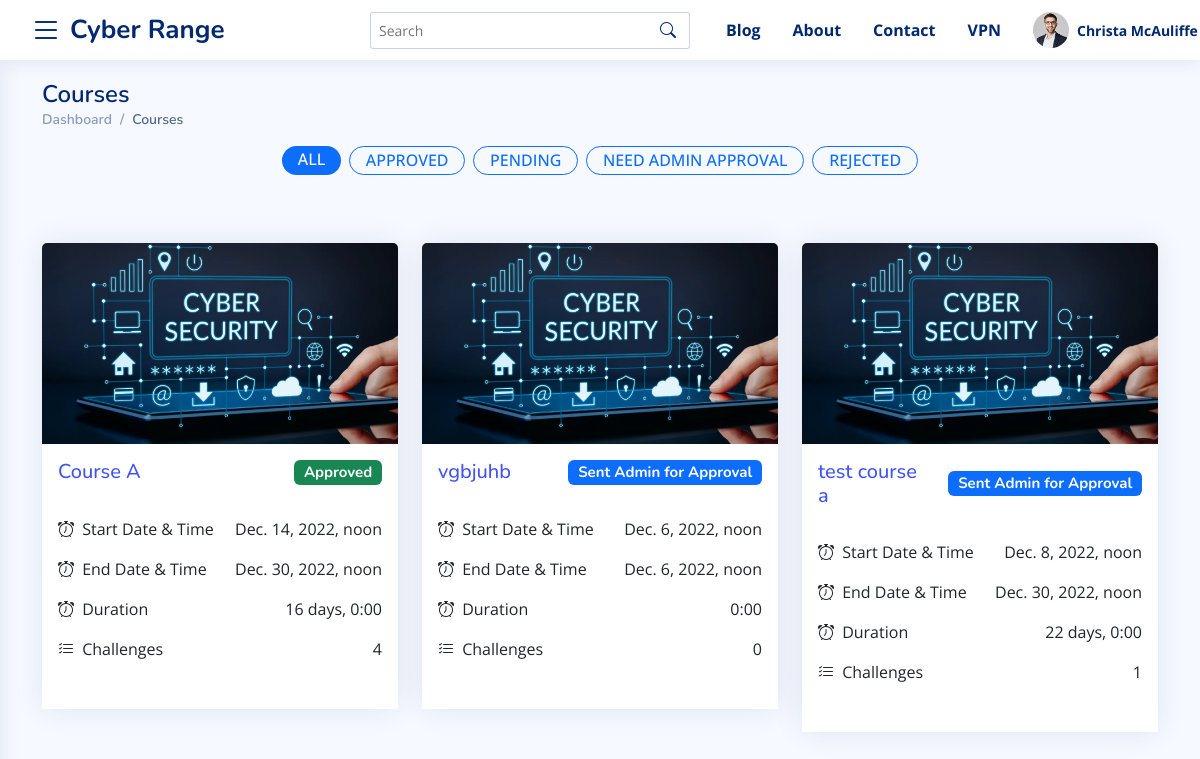
The page /instructor/courses (signed in) on the database as committed earlier.
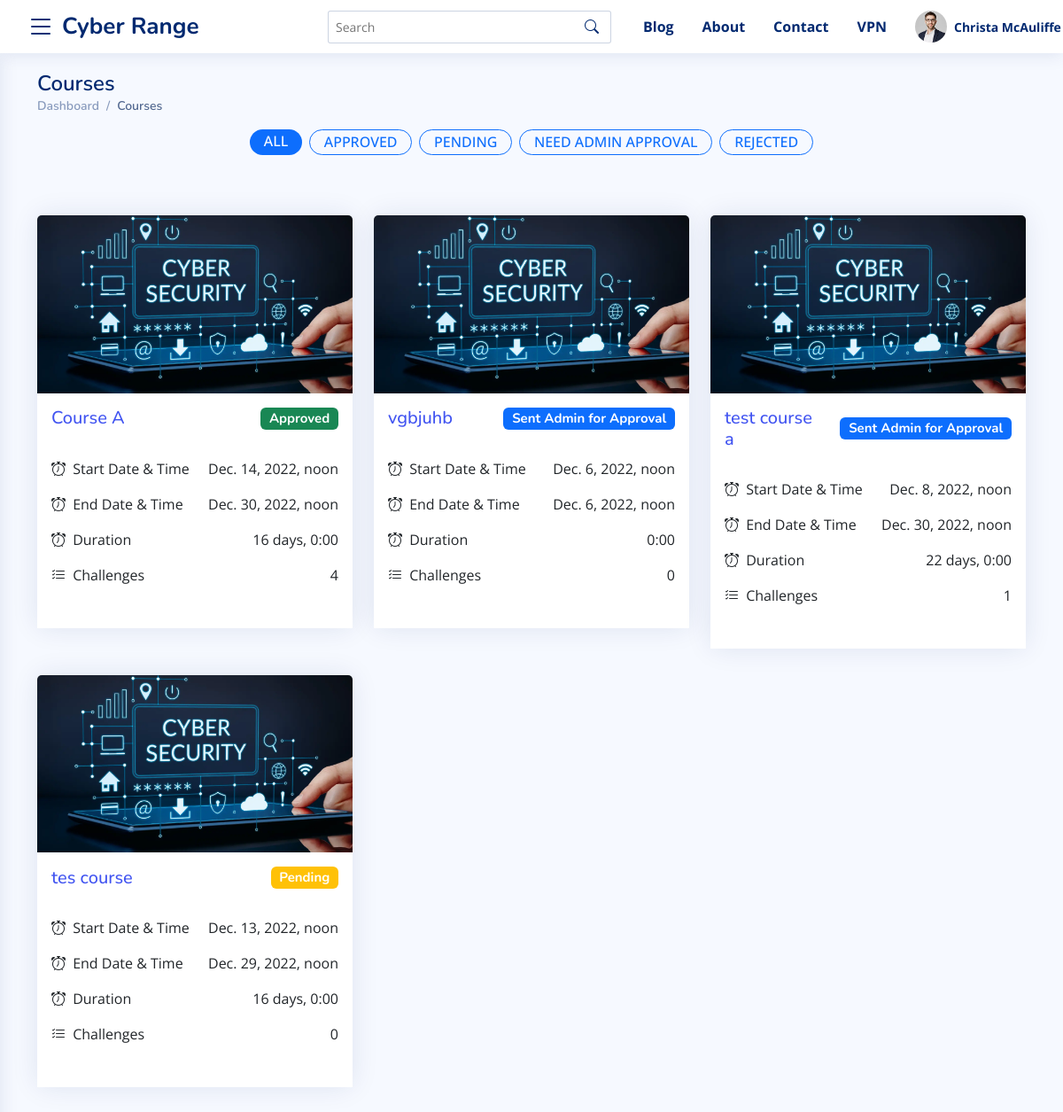
The same page on the database as committed later.
### accounts/models.py (models this page shows, shortened)
class User(AbstractBaseUser):
    username = models.CharField(
        verbose_name="Username",
        max_length=255,
        default="",
        blank=True,
        unique=False,
    )
    email = models.EmailField(
        verbose_name='email address',
        max_length=255,
        unique=True,
    )
    is_active = models.BooleanField(default=True, help_text="User is verified and have access to the website. Admin can also block a user by un-check this field")
    is_staff = models.BooleanField(default=False , editable=False) # a admin user; non super-user
    is_superuser = models.BooleanField(default=False, help_text="Superuser of the whole website.") # a superuser
    is_student = models.BooleanField(default=False)
    is_instructor = models.BooleanField(default=False)
    is_admin = models.BooleanField(default=False)
    groups = models.ManyToManyField(
        Group,
        verbose_name=_('groups'),
        blank=True,
        help_text=_(
            'The groups this user belongs to. A user will get all permissions '
            'granted to each of their groups.'
        ),
        related_name="user_groups_set",
        related_query_name="user",
    )
    permissions = models.ManyToManyField(
        Permission,
        verbose_name=_('user permissions'),
        blank=True,
        help_text=_('Specific permissions for this user.'),
        related_name="user_permissions_set",
        related_query_name="user",
    )
    date_joined = models.DateTimeField(_('Date Joined'), blank=True, null=True, auto_now_add=True)
    updated= models.DateTimeField( verbose_name= _('Last Updated Timestamp') , auto_now= True)
    USERNAME_FIELD = 'email'
    REQUIRED_FIELDS = [] # Email & Password are required by default.
    objects = UserManager()

### master_app/models.py (models this page shows, shortened)
class Course(models.Model):
    instructor = models.ForeignKey(User, on_delete=models.CASCADE)
    name = models.CharField(max_length=100)
    start_time = models.DateTimeField(auto_now_add=False, default=timezone.now)
    end_time = models.DateTimeField(auto_now_add=False, default=timezone.now)
    created_timestamp = models.DateTimeField( auto_now_add=True )
    description = RichTextField()
    is_approved = models.CharField(max_length=2, choices=APPROVED_CHOICES, default="1")
    points = models.IntegerField(blank=True, null=True, default=60)
    def get_instructor_url(self):
        try:
            return reverse("instructor-courses-details-url", args=[self.id])
        except:
            return "#"
    def total_challenges(self):
        try:
            return self.coursechallenge_set.all().count()
        except:
            return 0
    def total_duration(self):
        try:
            return ("%s" % str(self.end_time - self.start_time)[:-3])
        except:
            return ("%s" % str(self.end_time - self.start_time))

### master_app/views.py (the view)
# urls.py: path("instructor/courses", views.CoursesList, name="courses-all-url"),
@login_required
@teacher_required
def CoursesList(request):
    template_name = 'master_app/instructor/courses_list.html'
    all_courses = Course.objects.filter(instructor=request.user)
    context = {
        "all_courses": all_courses
    }
    return render(request, template_name, context)

### master_app/templates/master_app/instructor/courses_list.html (shortened to what this page needs)
{%  extends 'base.html' %}
{% load static %}
{% block content %}
<main id="main" class="main">
  <section class="section dashboard">
  <div class="container">
      <div class="pagetitle">
          <h1>Courses</h1>
          <nav>
            <ol class="breadcrumb">
              <li class="breadcrumb-item"><a href="{% url 'instructor-dasboard-url' %}">Dashboard</a></li>
              <li class="breadcrumb-item active">Courses</li>
            </ol>
          </nav>
        </div>
        <div class="row justify-content-center ">
          <div class="col-12 col-md-10 col-lg-7 text-center">
            <nav class="nav justify-content-center ">
              <a
                class="badge bg-primary text-white rounded-pill mr-1 mb-1"
                href="#"
                data-toggle="pill"
                data-filter="*"
                data-target="#portfolio"
              >
                <span class="h6 text-uppercase  px-2">All</span>
              </a>
              <a
                class="badge border border-primary text-primary rounded-pill mr-1 mb-1 mx-2"
                href="#"
                data-toggle="pill"
                data-filter=".3card"
                data-target="#portfolio"
              >
                <span class="h6 text-uppercase  px-2">Approved</span>
              </a>
              <a
                class="badge  border border-primary text-primary rounded-pill mr-1 mb-1 "
                href="#"
                data-toggle="pill"
                data-filter=".1card"
                data-target="#portfolio"
              >
                <span class="h6 text-uppercase  px-2">Pending</span>
              </a>
              <a
                class="badge border border-primary text-primary rounded-pill mr-1 mb-1 mx-2"
                href="#"
                data-toggle="pill"
                data-filter=".2card"
                data-target="#portfolio"
              >
                <span class="h6 text-uppercase  px-2">Need Admin Approval</span>
              </a>
              <a
                class="badge border border-primary text-primary rounded-pill mr-1 mb-1 "
                href="#"
                data-toggle="pill"
                data-filter=".4card"
                data-target="#portfolio"
              >
                <span class="h6 text-uppercase  px-2">Rejected</span>
              </a>
            </nav>
          </div>
        </div>
        <div class="row my-5 py-3" id="portfolio" data-isotope='{"layoutMode": "fitRows"}'>
          {% for course in all_courses %}
            {% include 'master_app/course_card.html' with cURL=course.get_instructor_url %}
          {% endfor %}
        </div>
{% endblock %}

### master_app/templates/master_app/base.html (shortened to what this page needs)
<!doctype html>
<html lang="en">
<head>
    {% include 'style.html' %}
</head>
<body class="toggle-sidebar">
    {% block header %}
        {% include 'header.html' %}
    {% endblock header %}
    {% block content %}
    {% endblock content %}
</body>
</html>

### master_app/templates/master_app/style.html (shortened to what this page needs)
{% load static %}
  <link href="{% static 'assets/vendor/bootstrap/css/bootstrap.min.css' %}" rel="stylesheet">
  <link href="{% static 'assets/vendor/bootstrap-icons/bootstrap-icons.css' %}" rel="stylesheet">
  <link href="{% static 'assets/vendor/boxicons/css/boxicons.min.css' %}" rel="stylesheet">
  <link rel="stylesheet" href="{% static 'assets/vendor/fontawesome/all.min.css' %}" />
  <link href="{% static 'assets/vendor/simple-datatables/style.css' %}" rel="stylesheet">
<link href="{% static 'assets/css/style.css' %}" rel="stylesheet">
<link rel="stylesheet" href="{% static 'assets/vendor/ripple/ripple.min.css' %}" />
<link rel="stylesheet" href="{% static 'assets/vendor/notification/noty.css' %}" />

### master_app/templates/master_app/header.html (shortened to what this page needs)
{% load static %}
<header class="header fixed-top d-flex align-items-center  sticky-top ">
  <div class="d-flex align-items-center justify-content-center">
    <i class="bi bi-list toggle-sidebar-btn"></i>
    <a href="{% url 'master_index' %}" class="logo d-flex align-items-center ms-2">
      <span class="d-none d-lg-block">Cyber Range</span>
    </a>
  </div>
  <div class="search-bar">
    <form class="search-form d-flex align-items-center" method="POST" action="#">
      <input type="text" name="query" placeholder="Search" title="Enter search keyword">
      <button type="submit" title="Search"><i class="bi bi-search"></i></button>
    </form>
  </div>
  <nav class="header-nav  ms-auto">
    <ul class="d-flex align-items-center">
      {% if request.user.is_authenticated %}
      <li class="nav-item">
        <a href="#!" class="nav-link nav-profile d-flex align-items-center px-3 fw-bold">
          Blog</a>
      </li>
      <li class="nav-item">
        <a href="#!" class="nav-link nav-profile d-flex align-items-center px-3 fw-bold">
          About</a>
      </li>
      <li class="nav-item">
        <a href="#!" class="nav-link nav-profile d-flex align-items-center px-3 fw-bold">
          Contact</a>
      </li>
      <li class="nav-item">
        <a href="#!" class="nav-link nav-profile d-flex align-items-center px-3 fw-bold"> VPN </a>
      </li>
      <li class="nav-item dropdown px-3">
        <a class="nav-link nav-profile d-flex align-items-center pe-0" href="#" data-bs-toggle="dropdown">
          <img src="{% static 'assets/img/profile-img.jpg' %}" alt="Profile" class="rounded-circle">
          <span class="d-none d-md-block dropdown-toggle ps-2 fw-bold">{{ request.user.username }}</span>
        </a>
      </li>
      {% endif %}
    </ul>
  </nav>
</header>

### master_app/templates/master_app/course_card.html
{% load static %}
<div class="col-12 col-md-4 col-lg-4 col-xll-3  align-items-stretch {{ course.is_approved }}card">
    <div class="card  ">
        <div class="card-header p-0 border-0 ">
            <img class="card-img-top" src="{% static 'assets/img/Ad.webp' %}" alt="">
        </div>
        <div class="card-body p-3 bg-white">
            <h5 class="d-flex justify-content-between align-items-center "><a href="{{ cURL }}" class="me-3">{{ course.name }}</a> {% if course.is_approved == "1" %}
              <span class="badge bg-warning">Pending</span>
            {% elif course.is_approved == "2" %}
              <span class="badge bg-primary">Sent Admin for Approval</span>
            {% elif course.is_approved == "3" %}
              <span class="badge bg-success">Approved</span>
            {% elif course.is_approved == "4"  %}
              <span class="badge bg-danger">Rejected</span>
            {% endif %}</h5>
            <ul class="list-group  list-group-flush px-0 mx-0 my-4">
              <li class="list-group-item d-flex justify-content-between align-items-start px-0 border-0">
                <div >
                  <div ><i class="bi bi-alarm me-1"></i> Start Date & Time</div>
                </div>
                {{ course.start_time }}
              </li>
              <li class="list-group-item d-flex justify-content-between align-items-start px-0 border-0">
                <div >
                  <div ><i class="bi bi-alarm me-1"></i> End Date & Time</div>
                </div>
                {{ course.end_time }}
              </li>
              <li class="list-group-item d-flex justify-content-between align-items-start px-0 border-0">
                <div >
                  <div ><i class="bi bi-alarm me-1"></i> Duration</div>
                </div>
                {{ course.total_duration }}
              </li>
              <li class="list-group-item d-flex justify-content-between align-items-start px-0 border-0">
                <div >
                  <div ><i class="bi bi-list-check me-1"></i> Challenges</div>
                </div>
                {{ course.total_challenges }}
              </li>
            </ul>
        </div>
    </div>
  </div>

### master_app/templates/master_app/script.html (shortened to what this page needs)
{% load static %}

### master_app/static/assets/css/style.css (style rules this page uses)
:root { scroll-behavior: smooth; }
body { font-family: "Open Sans", sans-serif; background: #f6f9ff; color: #444444; }
a { color: #4154f1; text-decoration: none; }
h1, h2, h3, h4, h5, h6 { font-family: "Nunito", sans-serif; }
#main { margin-top: 60px; padding: 20px 30px; transition: all 0.3s; }
.pagetitle { margin-bottom: 10px; }
.pagetitle h1 { font-size: 24px; margin-bottom: 0; font-weight: 600; color: #012970; }
.card { margin-bottom: 30px; border: none; border-radius: 5px; box-shadow: 0px 0 30px rgba(1, 41, 112, 0.1); }
.card-header, .card-footer { border-color: #ebeef4; background-color: #fff; color: #798eb3; padding: 15px; }
.card-body { padding: 0 20px 20px 20px; }
.breadcrumb { font-size: 14px; font-family: "Nunito", sans-serif; color: #899bbd; font-weight: 600; }
.breadcrumb a { color: #899bbd; transition: 0.3s; }
.breadcrumb .breadcrumb-item::before { color: #899bbd; }
.breadcrumb .active { color: #51678f; font-weight: 600; }
.logo { line-height: 1; }
@media (min-width: 1200px) { .logo { width: 280px; } }
.logo span { font-size: 26px; font-weight: 700; color: #012970; font-family: "Nunito", sans-serif; }
.header { transition: all 0.5s; z-index: 997; height: 60px; box-shadow: 0px 2px 20px rgba(1, 41, 112, 0.1); background-color: #fff; padding-left: 20px; }
.header .toggle-sidebar-btn { font-size: 32px; padding-left: 10px; cursor: pointer; color: #012970; }
.header .search-bar { min-width: 360px; padding: 0 20px; }
.header .search-form { width: 100%; }
.header .search-form input { border: 0; font-size: 14px; color: #012970; border: 1px solid rgba(1, 41, 112, 0.2); padding: 7px 38px 7px 8px; border-radius: 3px; transition: 0.3s; width: 100%; }
.header .search-form button { border: 0; padding: 0; margin-left: -30px; background: none; }
.header .search-form button i { color: #012970; }
.header-nav ul { list-style: none; }
.header-nav>ul { margin: 0; padding: 0; }
.header-nav .nav-profile { color: #012970; }
.header-nav .nav-profile img { max-height: 36px; }
.header-nav .nav-profile span { font-size: 14px; font-weight: 600; }
@media (min-width: 1200px) { #main, #footer { margin-left: 300px; } }
@media (min-width: 1200px) { .toggle-sidebar #main, .toggle-sidebar #footer { margin-left: 0; } }

### master_app/templates/master_app/base.html (style rules this page uses)
#main { margin-top: 0; }
.card { border-radius: 0.625rem; }

Rows that differ between the two databases and show on the page:
added Course: name "tes course", is_approved "Pending", start_time "Dec. 13, 2022, noon", end_time "Dec. 29, 2022, noon", total_duration "16 days, 0:00", total_challenges "0"
